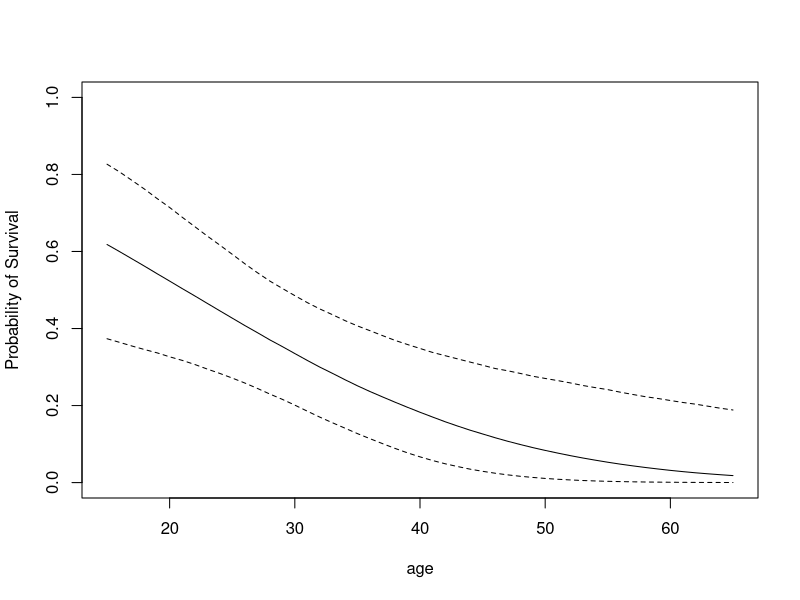

R code for this plot:
#############################################################
# Section 10.3  Binary Response Regression with a Probit Link
#############################################################

#################################################
# Section 10.3.1. Missing data and Gibbs sampling
#################################################

library(LearnBayes)

 data(donner)
 attach(donner)
 X=cbind(1,age,male)

 fit=glm(survival~X-1,family=binomial(link=probit))
 summary(fit)

 m=10000
 fit=bayes.probit(survival,X,m)

 apply(fit$beta,2,mean)

 apply(fit$beta,2,sd)

 a=seq(15,65)
 X1=cbind(1,a,1)
 p.male=bprobit.probs(X1,fit$beta)

 plot(a,apply(p.male,2,quantile,.5),type="l",ylim=c(0,1),
   xlab="age",ylab="Probability of Survival")
 lines(a,apply(p.male,2,quantile,.05),lty=2)
 lines(a,apply(p.male,2,quantile,.95),lty=2)

###################################################
# Section 10.3.2  Proper priors and model selection
###################################################

library(LearnBayes)
data(donner)
y=donner$survival
X=cbind(1,donner$age,donner$male)

beta0=c(0,0,0); c0=100
P0=t(X)%*%X/c0

bayes.probit(y,X,1000,list(beta=beta0,P=P0))$log.marg

bayes.probit(y,X[,-2],1000,
   list(beta=beta0[-2],P=P0[-2,-2]))$log.marg

bayes.probit(y,X[,-3],1000,
   list(beta=beta0[-3],P=P0[-3,-3]))$log.marg

bayes.probit(y,X[,-c(2,3)],1000,
   list(beta=beta0[-c(2,3)],P=P0[-c(2,3),-c(2,3)]))$log.marg
